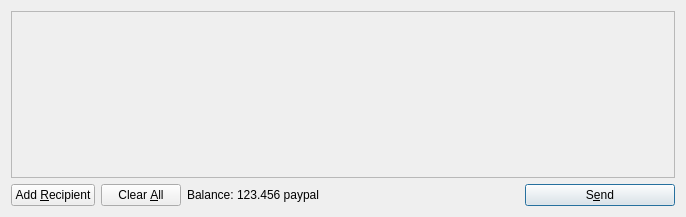
<?xml version="1.0" encoding="UTF-8"?>
<ui version="4.0">
 <class>SendCoinsDialog</class>
 <widget class="QDialog" name="SendCoinsDialog">
  <property name="geometry">
   <rect>
    <x>0</x>
    <y>0</y>
    <width>686</width>
    <height>217</height>
   </rect>
  </property>
  <property name="windowTitle">
   <string>Send Coins</string>
  </property>
  <layout class="QVBoxLayout" name="verticalLayout">
   <item>
    <widget class="QScrollArea" name="scrollArea">
     <property name="widgetResizable">
      <bool>true</bool>
     </property>
     <widget class="QWidget" name="scrollAreaWidgetContents">
      <property name="geometry">
       <rect>
        <x>0</x>
        <y>0</y>
        <width>666</width>
        <height>165</height>
       </rect>
      </property>
      <layout class="QVBoxLayout" name="verticalLayout_2">
       <property name="margin">
        <number>0</number>
       </property>
       <item>
        <layout class="QVBoxLayout" name="entries">
         <property name="spacing">
          <number>6</number>
         </property>
        </layout>
       </item>
       <item>
        <spacer name="verticalSpacer">
         <property name="orientation">
          <enum>Qt::Vertical</enum>
         </property>
         <property name="sizeHint" stdset="0">
          <size>
           <width>20</width>
           <height>40</height>
          </size>
         </property>
        </spacer>
       </item>
      </layout>
     </widget>
    </widget>
   </item>
   <item>
    <layout class="QHBoxLayout" name="horizontalLayout">
     <item>
      <widget class="QPushButton" name="addButton">
       <property name="toolTip">
        <string>Send to multiple recipients at once</string>
       </property>
       <property name="text">
        <string>Add &amp;Recipient</string>
       </property>
       <property name="icon">
        <iconset resource="../bitcoin.qrc">
         <normaloff>:/icons/add</normaloff>:/icons/add</iconset>
       </property>
       <property name="autoDefault">
        <bool>false</bool>
       </property>
      </widget>
     </item>
     <item>
      <widget class="QPushButton" name="clearButton">
       <property name="sizePolicy">
        <sizepolicy hsizetype="Minimum" vsizetype="Fixed">
         <horstretch>0</horstretch>
         <verstretch>0</verstretch>
        </sizepolicy>
       </property>
       <property name="toolTip">
        <string>Remove all transaction fields</string>
       </property>
       <property name="text">
        <string>Clear &amp;All</string>
       </property>
       <property name="icon">
        <iconset resource="../bitcoin.qrc">
         <normaloff>:/icons/remove</normaloff>:/icons/remove</iconset>
       </property>
       <property name="autoRepeatDelay">
        <number>300</number>
       </property>
       <property name="autoDefault">
        <bool>false</bool>
       </property>
      </widget>
     </item>
     <item>
      <layout class="QHBoxLayout" name="horizontalLayout_2">
       <property name="spacing">
        <number>3</number>
       </property>
       <item>
        <widget class="QLabel" name="label">
         <property name="text">
          <string>Balance:</string>
         </property>
        </widget>
       </item>
       <item>
        <widget class="QLabel" name="labelBalance">
         <property name="cursor">
          <cursorShape>IBeamCursor</cursorShape>
         </property>
         <property name="text">
          <string>123.456 paypal</string>
         </property>
         <property name="textInteractionFlags">
          <set>Qt::LinksAccessibleByMouse|Qt::TextSelectableByKeyboard|Qt::TextSelectableByMouse</set>
         </property>
        </widget>
       </item>
      </layout>
     </item>
     <item>
      <spacer name="horizontalSpacer">
       <property name="orientation">
        <enum>Qt::Horizontal</enum>
       </property>
       <property name="sizeHint" stdset="0">
        <size>
         <width>40</width>
         <height>20</height>
        </size>
       </property>
      </spacer>
     </item>
     <item>
      <widget class="QPushButton" name="sendButton">
       <property name="minimumSize">
        <size>
         <width>150</width>
         <height>0</height>
        </size>
       </property>
       <property name="toolTip">
        <string>Confirm the send action</string>
       </property>
       <property name="text">
        <string>S&amp;end</string>
       </property>
       <property name="icon">
        <iconset resource="../bitcoin.qrc">
         <normaloff>:/icons/send</normaloff>:/icons/send</iconset>
       </property>
       <property name="default">
        <bool>true</bool>
       </property>
      </widget>
     </item>
    </layout>
   </item>
  </layout>
 </widget>
 <resources>
  <include location="../bitcoin.qrc"/>
 </resources>
 <connections/>
</ui>
